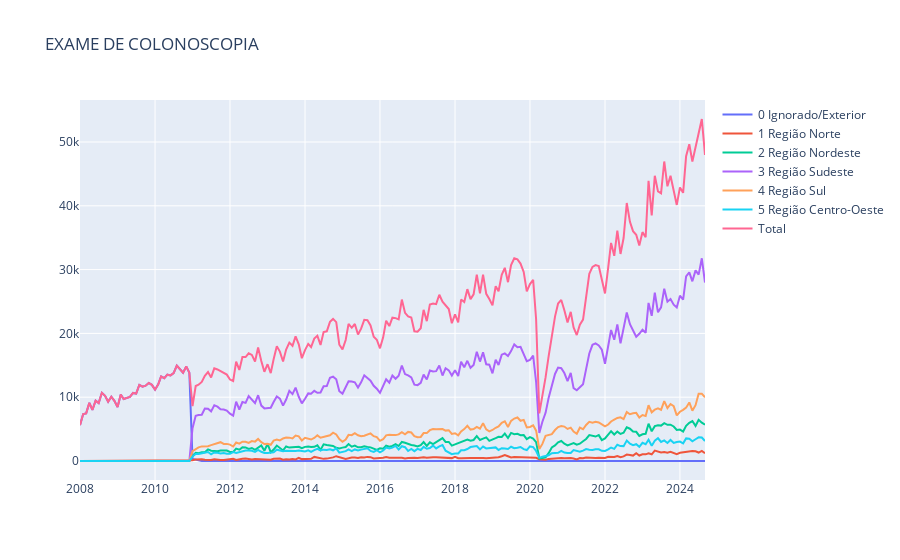

Notebook cell for this chart:
### Code cell
fig = go.Figure()
fig.add_trace(go.Scatter(x=df["Data"], y=df["0 Ignorado/Exterior"], mode='lines', name='0 Ignorado/Exterior'))
fig.add_trace(go.Scatter(x=df["Data"], y=df["1 Região Norte"], mode='lines', name='1 Região Norte'))
fig.add_trace(go.Scatter(x=df["Data"], y=df["2 Região Nordeste"], mode='lines', name='2 Região Nordeste'))
fig.add_trace(go.Scatter(x=df["Data"], y=df["3 Região Sudeste"], mode='lines', name='3 Região Sudeste'))
fig.add_trace(go.Scatter(x=df["Data"], y=df["4 Região Sul"], mode='lines', name='4 Região Sul'))
fig.add_trace(go.Scatter(x=df["Data"], y=df["5 Região Centro-Oeste"], mode='lines', name='5 Região Centro-Oeste'))
fig.add_trace(go.Scatter(x=df["Data"], y=df["Total"], mode='lines', name='Total'))
fig.update_layout(title=dict(text="EXAME DE COLONOSCOPIA"))
fig.show()

### Figure 1 — Plotly figure (JSON) as saved in the notebook; plotly's stock layout.template omitted (floating-point values rounded to 4 significant figures; data arrays with more than 128 entries replaced by an {"elided": "..."} marker saying what was removed)
{"data": [{"mode": "lines", "name": "0 Ignorado/Exterior", "type": "scatter", "x": {"elided": "201 str values"}, "y": {"elided": "201 int values"}}, {"mode": "lines", "name": "1 Região Norte", "type": "scatter", "x": {"elided": "201 str values"}, "y": {"elided": "201 int values"}}, {"mode": "lines", "name": "2 Região Nordeste", "type": "scatter", "x": {"elided": "201 str values"}, "y": {"elided": "201 int values"}}, {"mode": "lines", "name": "3 Região Sudeste", "type": "scatter", "x": {"elided": "201 str values"}, "y": {"elided": "201 int values"}}, {"mode": "lines", "name": "4 Região Sul", "type": "scatter", "x": {"elided": "201 str values"}, "y": {"elided": "201 int values"}}, {"mode": "lines", "name": "5 Região Centro-Oeste", "type": "scatter", "x": {"elided": "201 str values"}, "y": {"elided": "201 int values"}}, {"mode": "lines", "name": "Total", "type": "scatter", "x": {"elided": "201 str values"}, "y": {"elided": "201 int values"}}], "layout": {"title": {"text": "EXAME DE COLONOSCOPIA"}}}
